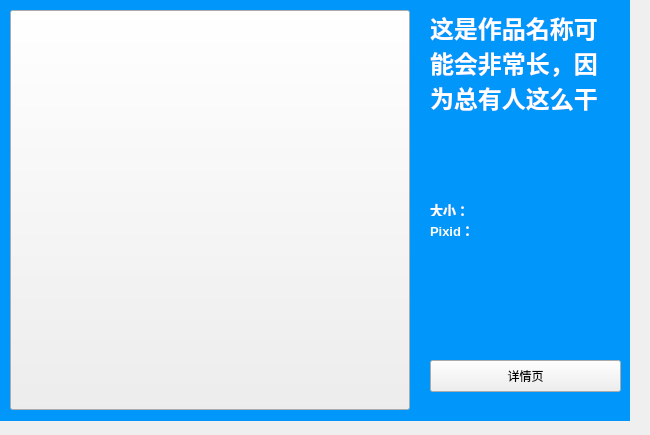
   <widget class="QWidget" name="DiaPage" native="true">
    <property name="geometry">
     <rect>
      <x>20</x>
      <y>730</y>
      <width>650</width>
      <height>435</height>
     </rect>
    </property>
    <property name="styleSheet">
     <string notr="true">background-color: rgba(0, 150, 250,0
);</string>
    </property>
    <widget class="QLabel" name="Title">
     <property name="geometry">
      <rect>
       <x>430</x>
       <y>10</y>
       <width>181</width>
       <height>151</height>
      </rect>
     </property>
     <property name="font">
      <font>
       <family>Microsoft YaHei UI</family>
       <pointsize>18</pointsize>
       <weight>75</weight>
       <bold>true</bold>
      </font>
     </property>
     <property name="styleSheet">
      <string notr="true">color: rgb(255, 255, 255);</string>
     </property>
     <property name="text">
      <string>这是作品名称可能会非常长，因为总有人这么干</string>
     </property>
     <property name="alignment">
      <set>Qt::AlignLeading|Qt::AlignLeft|Qt::AlignTop</set>
     </property>
     <property name="wordWrap">
      <bool>true</bool>
     </property>
    </widget>
    <widget class="QLabel" name="Size">
     <property name="geometry">
      <rect>
       <x>430</x>
       <y>200</y>
       <width>171</width>
       <height>16</height>
      </rect>
     </property>
     <property name="font">
      <font>
       <family>Microsoft YaHei UI</family>
       <pointsize>10</pointsize>
       <weight>75</weight>
       <bold>true</bold>
      </font>
     </property>
     <property name="styleSheet">
      <string notr="true">color: rgb(255, 255, 255);</string>
     </property>
     <property name="text">
      <string>大小：</string>
     </property>
     <property name="alignment">
      <set>Qt::AlignLeading|Qt::AlignLeft|Qt::AlignTop</set>
     </property>
     <property name="wordWrap">
      <bool>true</bool>
     </property>
    </widget>
    <widget class="QLabel" name="Pixid">
     <property name="geometry">
      <rect>
       <x>430</x>
       <y>220</y>
       <width>171</width>
       <height>21</height>
      </rect>
     </property>
     <property name="font">
      <font>
       <family>Microsoft YaHei UI</family>
       <pointsize>10</pointsize>
       <weight>75</weight>
       <bold>true</bold>
      </font>
     </property>
     <property name="styleSheet">
      <string notr="true">color: rgb(255, 255, 255);</string>
     </property>
     <property name="text">
      <string>Pixid：</string>
     </property>
     <property name="alignment">
      <set>Qt::AlignLeading|Qt::AlignLeft|Qt::AlignTop</set>
     </property>
     <property name="wordWrap">
      <bool>true</bool>
     </property>
    </widget>
    <widget class="PushButton" name="Detailsbutton">
     <property name="geometry">
      <rect>
       <x>430</x>
       <y>360</y>
       <width>191</width>
       <height>32</height>
      </rect>
     </property>
     <property name="text">
      <string>详情页</string>
     </property>
    </widget>
    <widget class="QLabel" name="DiaBack">
     <property name="geometry">
      <rect>
       <x>0</x>
       <y>0</y>
       <width>630</width>
       <height>421</height>
      </rect>
     </property>
     <property name="styleSheet">
      <string notr="true">background-color: rgb(0, 150, 250);</string>
     </property>
     <property name="text">
      <string/>
     </property>
    </widget>
    <widget class="QLabel" name="DiaShadow">
     <property name="geometry">
      <rect>
       <x>0</x>
       <y>0</y>
       <width>650</width>
       <height>435</height>
      </rect>
     </property>
     <property name="autoFillBackground">
      <bool>false</bool>
     </property>
     <property name="styleSheet">
      <string notr="true"/>
     </property>
     <property name="text">
      <string/>
     </property>
     <property name="pixmap">
      <pixmap resource="Img.qrc">:/Img/DiaShadow.png</pixmap>
     </property>
     <property name="scaledContents">
      <bool>true</bool>
     </property>
    </widget>
    <widget class="QPushButton" name="DiaPicButton">
     <property name="geometry">
      <rect>
       <x>10</x>
       <y>10</y>
       <width>400</width>
       <height>400</height>
      </rect>
     </property>
     <property name="styleSheet">
      <string notr="true">background-color: rgba(0, 150, 250,0
);</string>
     </property>
     <property name="text">
      <string/>
     </property>
    </widget>
    <widget class="QLabel" name="DiaPic">
     <property name="geometry">
      <rect>
       <x>10</x>
       <y>10</y>
       <width>400</width>
       <height>400</height>
      </rect>
     </property>
     <property name="text">
      <string/>
     </property>
     <property name="pixmap">
      <pixmap resource="Img.qrc">:/Img/Nopic.png</pixmap>
     </property>
     <property name="scaledContents">
      <bool>true</bool>
     </property>
    </widget>
    <zorder>DiaShadow</zorder>
    <zorder>DiaBack</zorder>
    <zorder>Title</zorder>
    <zorder>Size</zorder>
    <zorder>Pixid</zorder>
    <zorder>Detailsbutton</zorder>
    <zorder>DiaPic</zorder>
    <zorder>DiaPicButton</zorder>
   </widget>
